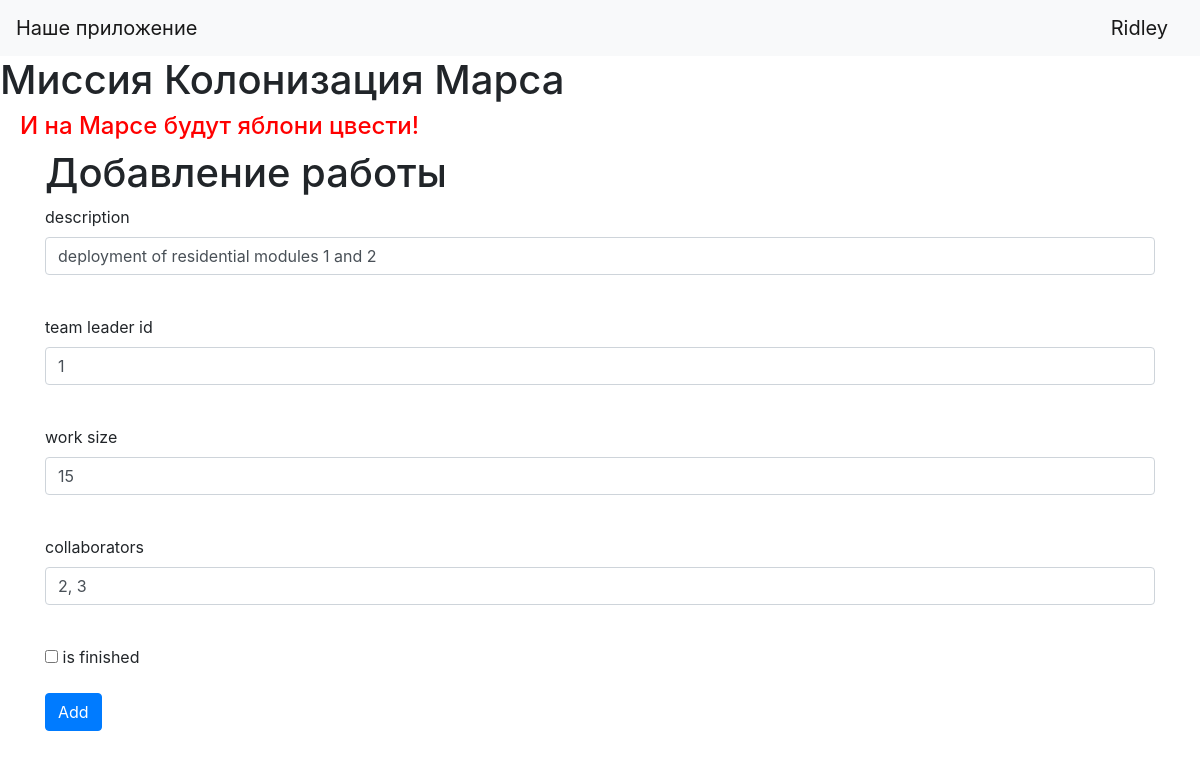
/jobs/1 (signed in), run on the app's committed database.
### data/users.py (models this page shows, shortened)
class User(SqlAlchemyBase, UserMixin):
    __tablename__ = 'users'
    id = sqlalchemy.Column(sqlalchemy.Integer,
                           primary_key=True, autoincrement=True)
    surname = sqlalchemy.Column(sqlalchemy.String)
    name = sqlalchemy.Column(sqlalchemy.String)
    age = sqlalchemy.Column(sqlalchemy.Integer)
    position = sqlalchemy.Column(sqlalchemy.String)
    speciality = sqlalchemy.Column(sqlalchemy.String)
    address = sqlalchemy.Column(sqlalchemy.String)
    email = sqlalchemy.Column(sqlalchemy.String,
                              unique=True)
    hashed_password = sqlalchemy.Column(sqlalchemy.String)
    modified_date = sqlalchemy.Column(sqlalchemy.DateTime,
                                      default=datetime.datetime.now)
    jobs = orm.relationship("Jobs", back_populates='user')

### data/jobs.py (models this page shows, shortened)
class Jobs(SqlAlchemyBase):
    __tablename__ = 'jobs'
    id = sqlalchemy.Column(sqlalchemy.Integer,
                           primary_key=True, autoincrement=True)
    team_leader = sqlalchemy.Column(sqlalchemy.Integer, sqlalchemy.ForeignKey("users.id"))
    job = sqlalchemy.Column(sqlalchemy.String)
    work_size = sqlalchemy.Column(sqlalchemy.Integer)
    collaborators = sqlalchemy.Column(sqlalchemy.Integer)
    start_date = sqlalchemy.Column(sqlalchemy.DateTime)
    end_date = sqlalchemy.Column(sqlalchemy.DateTime)
    is_finished = sqlalchemy.Column(sqlalchemy.Boolean)
    user = orm.relationship("User")

### main.py (the view, shortened to what this page needs)
@app.route('/jobs/<int:id>', methods=['GET', 'POST'])
@login_required
def edit_news(id):
    form = JobsForm()
    if request.method == "GET":
        db_sess = db_session.create_session()
        jobs = db_sess.query(Jobs).filter(Jobs.id == id,
                                          Jobs.team_leader == current_user.id
                                          ).first()
        if jobs:
            form.team_leader_id.data = jobs.team_leader
            form.job.data = jobs.job
            form.work_size.data = jobs.work_size
            form.collaborators.data = jobs.collaborators
            form.is_finished.data = jobs.is_finished
        else:
            abort(404)
    return render_template('jobs.html',
                           title='Редактирование новости',
                           form=form
                           )

### forms/jobs.py
class JobsForm(FlaskForm):
    job = StringField("description", validators=[DataRequired()])
    team_leader_id = IntegerField("team leader id", validators=[DataRequired()])
    work_size = IntegerField("work size", validators=[DataRequired()])
    collaborators = StringField("collaborators", validators=[DataRequired()])
    is_finished = BooleanField("is finished")
    submit = SubmitField("Add")

### data/db_session.py (called while the page is built)
def create_session() -> Session:
    global __factory
    return __factory()

### main.py (called while the page is built)
@login_manager.user_loader
def load_user(user_id):
    db_sess = db_session.create_session()
    return db_sess.query(User).get(user_id)

### templates/jobs.html (shortened to what this page needs)
{% extends "base.html" %}
{% block content %}
<h1>Добавление работы</h1>
<form action="" method="post">
    <p>
        {{ form.job.label }}<br>
        {{ form.job(class="form-control") }}<br>
    </p>
    <p>
        {{ form.team_leader_id.label }}<br>
        {{ form.team_leader_id(class="form-control") }}<br>
    </p>
    <p>
        {{ form.work_size.label }}<br>
        {{ form.work_size(class="form-control") }}<br>
    </p>
    <p>
        {{ form.collaborators.label }}<br>
        {{ form.collaborators(class="form-control") }}<br>
    </p>
    <p>{{ form.is_finished() }} {{ form.is_finished.label }}</p>
    <p>{{ form.submit(type="submit", class="btn btn-primary") }}</p>
</form>
{% endblock %}

### templates/base.html (shortened to what this page needs)
<!doctype html>
<html lang="en">
<head>
    <link rel="stylesheet"
          href="https://stackpath.bootstrapcdn.com/bootstrap/4.4.1/css/bootstrap.min.css"
>
    <link rel="stylesheet" type="text/css" href="{{url_for('static', filename='css/style.css')}}"/>
</head>
<body>
<header>
    <nav class="navbar navbar-light bg-light">
        <a class="navbar-brand" href="#">Наше приложение</a>
        {% if current_user.is_authenticated %}
        <a class="navbar-brand" href="/logout">{{ current_user.name }}</a>
        {% else %}
        <p>
            <a class="btn btn-primary " href="/register">Зарегистрироваться</a>
            <a class="btn btn-success" href="/login">Войти</a>
        </p>
        {% endif %}
    </nav>
</header>
<h1>Миссия Колонизация Марса</h1>
<h4>И на Марсе будут яблони цвести!</h4>
<main role="main" class="container">
    {% block content %}{% endblock %}
</main>
</body>

### static/css/style.css (style rules this page uses)
h4 { color: #ff0000; padding-left: 20px; }

### data on the page
User: name "Ridley"
Jobs: job "deployment of residential modules 1 and 2", work_size "15", collaborators "2, 3"
